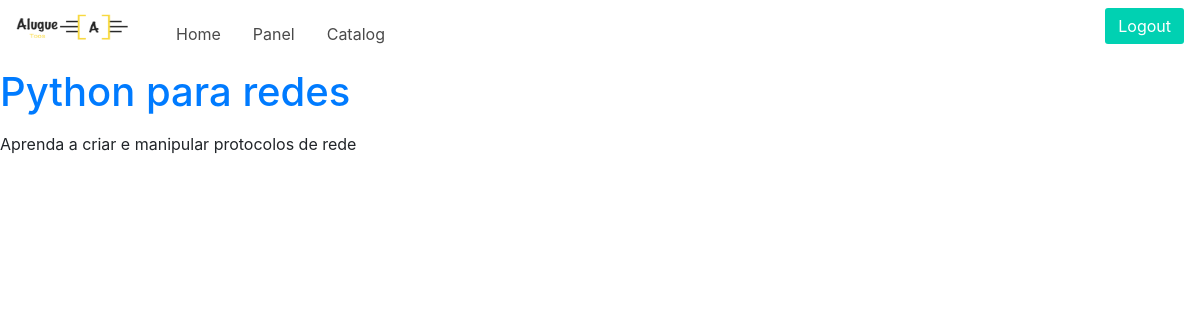
The app's page /catalog/product/pythonredes/ (signed in) with its own data.
### catalog/models.py (models this page shows)
class Product(models.Model):
    name = models.CharField('Name', max_length=100)
    slug = models.SlugField('Unique identifier', max_length=100)
    created = models.DateTimeField('Created on', auto_now_add=True)
    modified = models.DateTimeField('Modified on', auto_now=True)
    description = models.TextField('Description', blank=True)
    price = models.DecimalField('Price', decimal_places=2, max_digits=10)
    category = models.ForeignKey(Category, verbose_name='Category')
    class Meta:
        verbose_name = 'Product'
        verbose_name_plural = 'Products'
        ordering = ['name']
    def __str__(self):
        return self.name
    def get_absolute_url(self):
        return reverse('catalog:product', kwargs={'slug': self.slug})

### catalog/views.py (the view)
# urls.py: url(r'^product/(?P<slug>[\w_-]+)/$', views.product, name='product'),
def product(request, slug):
    product = Product.objects.get(slug=slug)
    context = {
        'product': product
    }
    return render(request, 'product/product.html', context)

### templates/product/product.html
{% extends 'base.html' %}
{% block content %}
    <h1><a href="{{ product.get_absolute_url }}">{{ product }}</a></h1>
    <p>{{ product.description|linebreaks }}</p>
{% endblock %}

### records on screen
Product: name "Python para redes", description "Aprenda a criar e manipular protocolos de rede"
